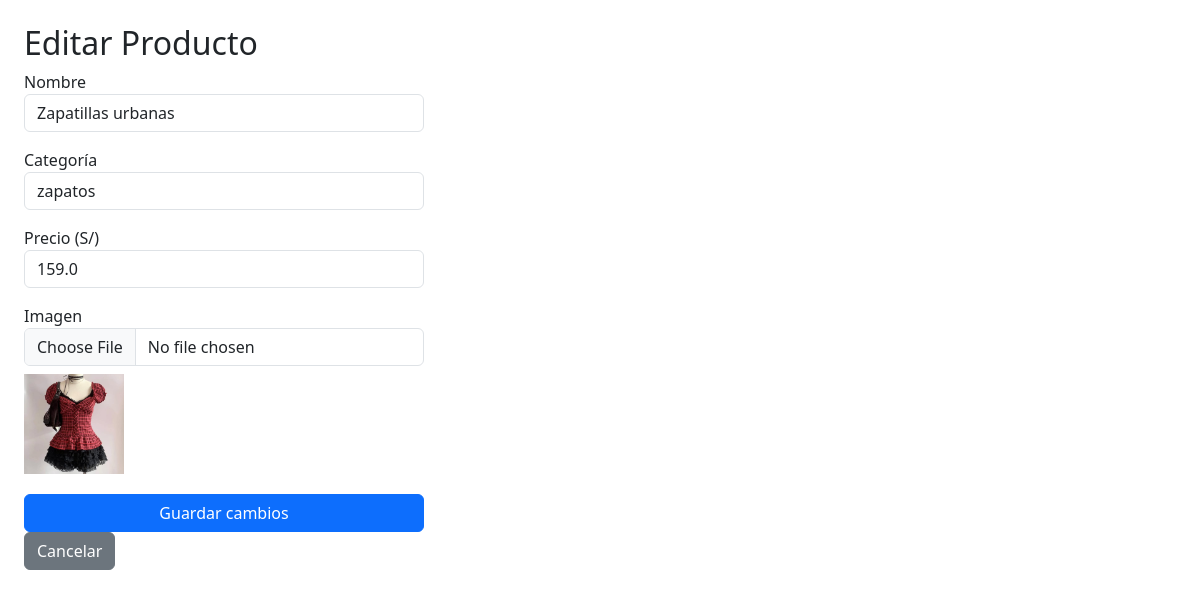
The app's page /admin/editar/3 (signed in) with its own data.
### proyecto.py (models this page shows)
class Producto(db.Model):
    id        = db.Column(db.Integer, primary_key=True)
    nombre    = db.Column(db.String(100), nullable=False)
    categoria = db.Column(db.String(50), nullable=False)
    precio    = db.Column(db.Float, nullable=False)
    imagen    = db.Column(db.String(200), default="default.jpg")

### proyecto.py (the view, shortened to what this page needs)
@app.route("/admin/editar/<int:id>", methods=["GET", "POST"])
def admin_editar(id):
    if not solo_admin():
        abort(403)
    producto = Producto.query.get_or_404(id)
    return render_template("admin_form.html", producto=producto)

### proyecto.py (called while the page is built)
def solo_admin():
    return session.get("es_admin") == True

### templates/admin_form.html (shortened to what this page needs)
<!DOCTYPE html>
<html lang="es">
<head>
  <link rel="stylesheet" href="{{ url_for('static', filename='stylesheet.css') }}">
  <link href="https://cdn.jsdelivr.net/npm/bootstrap@5.3.3/dist/css/bootstrap.min.css" rel="stylesheet">
</head>
<body class="p-4">
  <h2>{{ 'Editar' if producto else 'Agregar' }} Producto</h2>
  <form method="POST" enctype="multipart/form-data" style="max-width:400px">
  <div class="mb-3">
    <label>Nombre</label>
    <input type="text" name="nombre" class="form-control"
           value="{{ producto.nombre if producto else '' }}" required/>
  </div>
  <div class="mb-3">
    <label>Categoría</label>
    <select name="categoria" class="form-control">
      {% for cat in ['jeans','zapatos','polos','casacas'] %}
      <option value="{{ cat }}" {{ 'selected' if producto and producto.categoria == cat }}>
        {{ cat }}
      </option>
      {% endfor %}
    </select>
  </div>
  <div class="mb-3">
    <label>Precio (S/)</label>
    <input type="number" name="precio" step="0.01" class="form-control"
           value="{{ producto.precio if producto else '' }}" required/>
  </div>
  <div class="mb-3">
    <label>Imagen</label>
    <input type="file" name="imagen" class="form-control" accept="image/*"/>
    {% if producto and producto.imagen %}
    <img src="{{ url_for('static', filename='img/' + producto.imagen) }}" width="100" class="mt-2"/>
    {% endif %}
  </div>
  <button type="submit" class="btn btn-primary">
    {{ 'Guardar cambios' if producto else 'Agregar producto' }}
  </button>
  <a href="{{ url_for('admin') }}" class="btn btn-secondary">Cancelar</a>
</form>
</body>
</html>

### static/stylesheet.css (style rules this page uses)
*, *::before, *::after { box-sizing: border-box; margin: 0; padding: 0; }
:root { --cream: #f7f7f7; --sand: #404a7e; --charcoal: #f7fdff; --warm: #660f00; --accent: #520000; --white: #ffb98a; --shadow: 0 4px 24px rgba(28, 28, 28, 0.08); --radius: 12px; }
html { scroll-behavior: smooth; }
body { background-color: var(--cream); color: var(--charcoal); font-weight: 300; line-height: 1.6; }
.btn-primary { width: 100%; padding: 11px; background:#ff6600; color: white; border: none; border-radius: 8px; font-size: 14px; font-weight: 500; cursor: pointer; margin-top: 4px; transition: background 0.25s; }

### records on screen
Producto: nombre "Zapatillas urbanas", precio "159.0", imagen (picture)

### other values on screen
{{ 'Editar' if producto else 'Agregar' }} "Editar"
{{ 'Guardar cambios' if producto else 'Agregar producto' }} "Guardar cambios"
form field categoria "zapatos"
